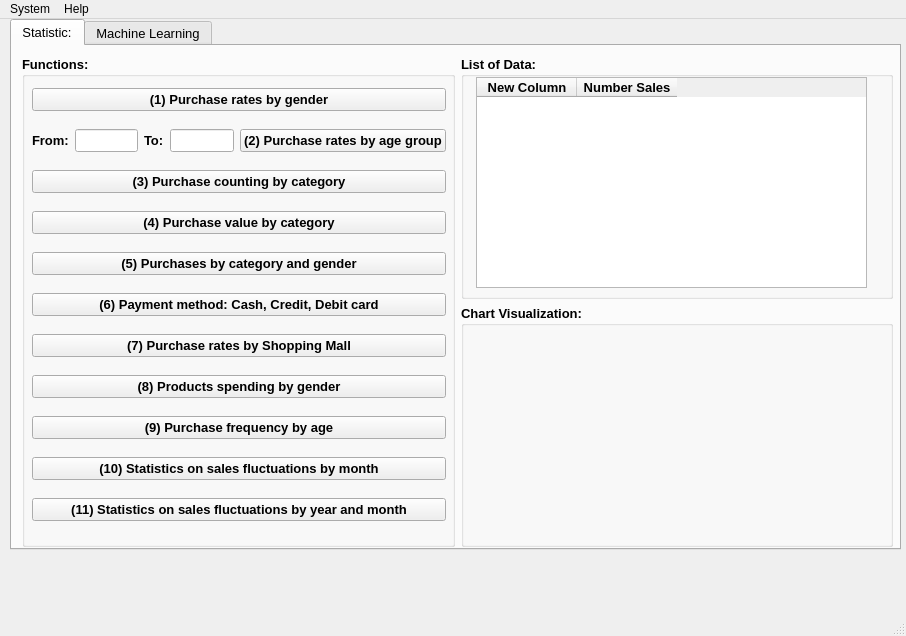
<?xml version="1.0" encoding="UTF-8"?>
<ui version="4.0">
 <class>MainWindow</class>
 <widget class="QMainWindow" name="MainWindow">
  <property name="geometry">
   <rect>
    <x>0</x>
    <y>0</y>
    <width>906</width>
    <height>636</height>
   </rect>
  </property>
  <property name="windowTitle">
   <string>MainWindow</string>
  </property>
  <widget class="QWidget" name="centralwidget">
   <widget class="QTabWidget" name="tabWidget">
    <property name="geometry">
     <rect>
      <x>10</x>
      <y>0</y>
      <width>891</width>
      <height>531</height>
     </rect>
    </property>
    <property name="font">
     <font>
      <pointsize>10</pointsize>
     </font>
    </property>
    <property name="toolTip">
     <string>&lt;html&gt;&lt;head/&gt;&lt;body&gt;&lt;p&gt;Statistics:&lt;/p&gt;&lt;/body&gt;&lt;/html&gt;</string>
    </property>
    <property name="styleSheet">
     <string notr="true">Statistics:</string>
    </property>
    <property name="currentIndex">
     <number>0</number>
    </property>
    <widget class="QWidget" name="tab">
     <attribute name="title">
      <string>Statistic:</string>
     </attribute>
     <widget class="QWidget" name="gridLayoutWidget">
      <property name="geometry">
       <rect>
        <x>10</x>
        <y>10</y>
        <width>871</width>
        <height>491</height>
       </rect>
      </property>
      <layout class="QGridLayout" name="gridLayout">
       <item row="1" column="1">
        <widget class="QGroupBox" name="groupBox_4">
         <property name="font">
          <font>
           <pointsize>10</pointsize>
           <weight>75</weight>
           <bold>true</bold>
          </font>
         </property>
         <property name="title">
          <string>Chart Visualization:</string>
         </property>
         <widget class="QWidget" name="verticalLayoutWidget_2">
          <property name="geometry">
           <rect>
            <x>0</x>
            <y>20</y>
            <width>411</width>
            <height>211</height>
           </rect>
          </property>
          <layout class="QVBoxLayout" name="verticalLayoutPlot"/>
         </widget>
        </widget>
       </item>
       <item row="0" column="1">
        <widget class="QGroupBox" name="groupBox_3">
         <property name="font">
          <font>
           <pointsize>10</pointsize>
           <weight>75</weight>
           <bold>true</bold>
          </font>
         </property>
         <property name="title">
          <string>List of Data:</string>
         </property>
         <widget class="QTableWidget" name="tableWidgetStatistic">
          <property name="geometry">
           <rect>
            <x>15</x>
            <y>21</y>
            <width>391</width>
            <height>211</height>
           </rect>
          </property>
          <property name="font">
           <font>
            <pointsize>10</pointsize>
           </font>
          </property>
          <column>
           <property name="text">
            <string>New Column</string>
           </property>
          </column>
          <column>
           <property name="text">
            <string>Number Sales</string>
           </property>
          </column>
         </widget>
        </widget>
       </item>
       <item row="0" column="0" rowspan="2">
        <widget class="QGroupBox" name="groupBox">
         <property name="font">
          <font>
           <pointsize>10</pointsize>
           <weight>75</weight>
           <bold>true</bold>
          </font>
         </property>
         <property name="title">
          <string>Functions:</string>
         </property>
         <widget class="QWidget" name="verticalLayoutWidget">
          <property name="geometry">
           <rect>
            <x>10</x>
            <y>20</y>
            <width>414</width>
            <height>461</height>
           </rect>
          </property>
          <layout class="QVBoxLayout" name="verticalLayoutFunctions">
           <item>
            <widget class="QPushButton" name="pushButtonPurchaseRatesByGender">
             <property name="font">
              <font>
               <pointsize>10</pointsize>
              </font>
             </property>
             <property name="text">
              <string>(1) Purchase rates by gender</string>
             </property>
             <property name="icon">
              <iconset>
               <normaloff>../Images/ic_statistic_gender.png</normaloff>../Images/ic_statistic_gender.png</iconset>
             </property>
            </widget>
           </item>
           <item>
            <layout class="QHBoxLayout" name="horizontalLayout_2">
             <item>
              <widget class="QLabel" name="label_2">
               <property name="font">
                <font>
                 <pointsize>10</pointsize>
                </font>
               </property>
               <property name="text">
                <string>From:</string>
               </property>
              </widget>
             </item>
             <item>
              <widget class="QLineEdit" name="lineEditFromAge">
               <property name="font">
                <font>
                 <pointsize>10</pointsize>
                </font>
               </property>
              </widget>
             </item>
             <item>
              <widget class="QLabel" name="label">
               <property name="font">
                <font>
                 <pointsize>10</pointsize>
                </font>
               </property>
               <property name="text">
                <string>To:</string>
               </property>
              </widget>
             </item>
             <item>
              <widget class="QLineEdit" name="lineEditToAge">
               <property name="font">
                <font>
                 <pointsize>10</pointsize>
                </font>
               </property>
              </widget>
             </item>
             <item>
              <widget class="QPushButton" name="pushButtonPurchaseRatesByAgeGroup">
               <property name="font">
                <font>
                 <pointsize>10</pointsize>
                </font>
               </property>
               <property name="layoutDirection">
                <enum>Qt::LeftToRight</enum>
               </property>
               <property name="text">
                <string>(2) Purchase rates by age group</string>
               </property>
               <property name="icon">
                <iconset>
                 <normaloff>../Images/ic_statistic_age.png</normaloff>../Images/ic_statistic_age.png</iconset>
               </property>
              </widget>
             </item>
            </layout>
           </item>
           <item>
            <widget class="QPushButton" name="pushButtonPurchaseCountingByCategory">
             <property name="font">
              <font>
               <pointsize>10</pointsize>
              </font>
             </property>
             <property name="text">
              <string>(3) Purchase counting by category</string>
             </property>
             <property name="icon">
              <iconset>
               <normaloff>../Images/ic_statistic_category.png</normaloff>../Images/ic_statistic_category.png</iconset>
             </property>
            </widget>
           </item>
           <item>
            <widget class="QPushButton" name="pushButtonPurchaseValueByCategory">
             <property name="font">
              <font>
               <pointsize>10</pointsize>
              </font>
             </property>
             <property name="text">
              <string>(4) Purchase value by category</string>
             </property>
             <property name="icon">
              <iconset>
               <normaloff>../Images/ic_statistic_cate_value.png</normaloff>../Images/ic_statistic_cate_value.png</iconset>
             </property>
            </widget>
           </item>
           <item>
            <widget class="QPushButton" name="pushButtonPurchaseByCategoryAndGender">
             <property name="font">
              <font>
               <pointsize>10</pointsize>
              </font>
             </property>
             <property name="text">
              <string>(5) Purchases by category and gender</string>
             </property>
             <property name="icon">
              <iconset>
               <normaloff>../Images/ic_statistic_cate_gender.png</normaloff>../Images/ic_statistic_cate_gender.png</iconset>
             </property>
            </widget>
           </item>
           <item>
            <widget class="QPushButton" name="pushButtonPaymentMethod">
             <property name="font">
              <font>
               <pointsize>10</pointsize>
              </font>
             </property>
             <property name="text">
              <string>(6) Payment method: Cash, Credit, Debit card</string>
             </property>
             <property name="icon">
              <iconset>
               <normaloff>../Images/ic_statistic_payment.png</normaloff>../Images/ic_statistic_payment.png</iconset>
             </property>
            </widget>
           </item>
           <item>
            <widget class="QPushButton" name="pushButtonPurchaseRatesByShoppingMall">
             <property name="font">
              <font>
               <pointsize>10</pointsize>
              </font>
             </property>
             <property name="text">
              <string>(7) Purchase rates by Shopping Mall</string>
             </property>
             <property name="icon">
              <iconset>
               <normaloff>../Images/ic_statistic_shopping_mall.png</normaloff>../Images/ic_statistic_shopping_mall.png</iconset>
             </property>
            </widget>
           </item>
           <item>
            <widget class="QPushButton" name="pushButtonProductSpendingByGender">
             <property name="font">
              <font>
               <pointsize>10</pointsize>
              </font>
             </property>
             <property name="text">
              <string>(8) Products spending by gender</string>
             </property>
             <property name="icon">
              <iconset>
               <normaloff>../Images/ic_statistic_spending_gender.png</normaloff>../Images/ic_statistic_spending_gender.png</iconset>
             </property>
            </widget>
           </item>
           <item>
            <widget class="QPushButton" name="pushButtonPurchaseFrequenceByAge">
             <property name="font">
              <font>
               <pointsize>10</pointsize>
              </font>
             </property>
             <property name="text">
              <string>(9) Purchase frequency by age</string>
             </property>
             <property name="icon">
              <iconset>
               <normaloff>../Images/ic_statistic_frequence_age.png</normaloff>../Images/ic_statistic_frequence_age.png</iconset>
             </property>
            </widget>
           </item>
           <item>
            <widget class="QPushButton" name="pushButtonSalesFluctuationsByMonth">
             <property name="font">
              <font>
               <pointsize>10</pointsize>
              </font>
             </property>
             <property name="text">
              <string>(10) Statistics on sales fluctuations by month</string>
             </property>
             <property name="icon">
              <iconset>
               <normaloff>../Images/ic_statistic_sales_monthly.png</normaloff>../Images/ic_statistic_sales_monthly.png</iconset>
             </property>
            </widget>
           </item>
           <item>
            <widget class="QPushButton" name="pushButtonSalesFlucuationsByYearAndMonth">
             <property name="font">
              <font>
               <pointsize>10</pointsize>
              </font>
             </property>
             <property name="text">
              <string>(11) Statistics on sales fluctuations by year and month</string>
             </property>
             <property name="icon">
              <iconset>
               <normaloff>../Images/ic_statistic_sales_yearly_monthly.png</normaloff>../Images/ic_statistic_sales_yearly_monthly.png</iconset>
             </property>
            </widget>
           </item>
          </layout>
         </widget>
        </widget>
       </item>
      </layout>
     </widget>
    </widget>
    <widget class="QWidget" name="tab_2">
     <attribute name="title">
      <string>Machine Learning</string>
     </attribute>
     <widget class="QGroupBox" name="groupBox_2">
      <property name="geometry">
       <rect>
        <x>10</x>
        <y>20</y>
        <width>471</width>
        <height>111</height>
       </rect>
      </property>
      <property name="font">
       <font>
        <pointsize>10</pointsize>
        <weight>75</weight>
        <bold>true</bold>
       </font>
      </property>
      <property name="title">
       <string>1. Choose Independent and Dependent variables</string>
      </property>
      <widget class="QRadioButton" name="radioButtonGenderAge">
       <property name="geometry">
        <rect>
         <x>20</x>
         <y>20</y>
         <width>261</width>
         <height>17</height>
        </rect>
       </property>
       <property name="font">
        <font>
         <pointsize>10</pointsize>
        </font>
       </property>
       <property name="text">
        <string>Gender, Age =&gt; Price</string>
       </property>
      </widget>
      <widget class="QRadioButton" name="radioButtonGenderAgePayment">
       <property name="geometry">
        <rect>
         <x>20</x>
         <y>40</y>
         <width>261</width>
         <height>17</height>
        </rect>
       </property>
       <property name="font">
        <font>
         <pointsize>10</pointsize>
        </font>
       </property>
       <property name="text">
        <string>Gender, Age, Payment Method =&gt; Price</string>
       </property>
      </widget>
     </widget>
     <widget class="QGroupBox" name="groupBox_7">
      <property name="geometry">
       <rect>
        <x>10</x>
        <y>160</y>
        <width>471</width>
        <height>91</height>
       </rect>
      </property>
      <property name="font">
       <font>
        <pointsize>10</pointsize>
        <weight>75</weight>
        <bold>true</bold>
       </font>
      </property>
      <property name="title">
       <string>2. Train Model</string>
      </property>
      <widget class="QLabel" name="label_3">
       <property name="geometry">
        <rect>
         <x>20</x>
         <y>30</y>
         <width>71</width>
         <height>16</height>
        </rect>
       </property>
       <property name="font">
        <font>
         <pointsize>10</pointsize>
        </font>
       </property>
       <property name="text">
        <string>Test Size:</string>
       </property>
      </widget>
      <widget class="QLabel" name="label_5">
       <property name="geometry">
        <rect>
         <x>20</x>
         <y>60</y>
         <width>91</width>
         <height>16</height>
        </rect>
       </property>
       <property name="font">
        <font>
         <pointsize>10</pointsize>
        </font>
       </property>
       <property name="text">
        <string>Random State:</string>
       </property>
      </widget>
      <widget class="QLineEdit" name="lineEditTestSize">
       <property name="geometry">
        <rect>
         <x>110</x>
         <y>30</y>
         <width>201</width>
         <height>20</height>
        </rect>
       </property>
       <property name="text">
        <string>20</string>
       </property>
      </widget>
      <widget class="QLineEdit" name="lineEditRandomState">
       <property name="geometry">
        <rect>
         <x>110</x>
         <y>60</y>
         <width>231</width>
         <height>20</height>
        </rect>
       </property>
       <property name="text">
        <string>0</string>
       </property>
      </widget>
      <widget class="QLabel" name="label_4">
       <property name="geometry">
        <rect>
         <x>320</x>
         <y>30</y>
         <width>21</width>
         <height>16</height>
        </rect>
       </property>
       <property name="font">
        <font>
         <pointsize>10</pointsize>
        </font>
       </property>
       <property name="text">
        <string>%</string>
       </property>
      </widget>
      <widget class="QPushButton" name="pushButtonTrainModel">
       <property name="geometry">
        <rect>
         <x>350</x>
         <y>42</y>
         <width>111</width>
         <height>31</height>
        </rect>
       </property>
       <property name="font">
        <font>
         <pointsize>10</pointsize>
        </font>
       </property>
       <property name="text">
        <string>Train Model</string>
       </property>
       <property name="icon">
        <iconset>
         <normaloff>../Images/ic_trainmodel.png</normaloff>../Images/ic_trainmodel.png</iconset>
       </property>
      </widget>
     </widget>
     <widget class="QGroupBox" name="groupBox_6">
      <property name="geometry">
       <rect>
        <x>10</x>
        <y>290</y>
        <width>471</width>
        <height>191</height>
       </rect>
      </property>
      <property name="font">
       <font>
        <pointsize>10</pointsize>
        <weight>75</weight>
        <bold>true</bold>
       </font>
      </property>
      <property name="title">
       <string>3. Evaluation</string>
      </property>
      <widget class="QLabel" name="label_7">
       <property name="geometry">
        <rect>
         <x>20</x>
         <y>30</y>
         <width>71</width>
         <height>16</height>
        </rect>
       </property>
       <property name="font">
        <font>
         <pointsize>10</pointsize>
        </font>
       </property>
       <property name="text">
        <string>MAE:</string>
       </property>
      </widget>
      <widget class="QLabel" name="label_8">
       <property name="geometry">
        <rect>
         <x>20</x>
         <y>60</y>
         <width>91</width>
         <height>16</height>
        </rect>
       </property>
       <property name="font">
        <font>
         <pointsize>10</pointsize>
        </font>
       </property>
       <property name="text">
        <string>MSE:</string>
       </property>
      </widget>
      <widget class="QLineEdit" name="lineEditMAE">
       <property name="geometry">
        <rect>
         <x>110</x>
         <y>30</y>
         <width>231</width>
         <height>20</height>
        </rect>
       </property>
      </widget>
      <widget class="QLineEdit" name="lineEditMSE">
       <property name="geometry">
        <rect>
         <x>110</x>
         <y>60</y>
         <width>231</width>
         <height>20</height>
        </rect>
       </property>
      </widget>
      <widget class="QPushButton" name="pushButtonEvaluate">
       <property name="geometry">
        <rect>
         <x>350</x>
         <y>70</y>
         <width>111</width>
         <height>31</height>
        </rect>
       </property>
       <property name="font">
        <font>
         <pointsize>10</pointsize>
        </font>
       </property>
       <property name="text">
        <string>Evaluate</string>
       </property>
       <property name="icon">
        <iconset>
         <normaloff>../Images/ic_evaluate.png</normaloff>../Images/ic_evaluate.png</iconset>
       </property>
      </widget>
      <widget class="QLabel" name="label_9">
       <property name="geometry">
        <rect>
         <x>20</x>
         <y>90</y>
         <width>91</width>
         <height>16</height>
        </rect>
       </property>
       <property name="font">
        <font>
         <pointsize>10</pointsize>
        </font>
       </property>
       <property name="text">
        <string>RMSE:</string>
       </property>
      </widget>
      <widget class="QLineEdit" name="lineEditRMSE">
       <property name="geometry">
        <rect>
         <x>110</x>
         <y>90</y>
         <width>231</width>
         <height>20</height>
        </rect>
       </property>
      </widget>
      <widget class="QLabel" name="label_10">
       <property name="geometry">
        <rect>
         <x>20</x>
         <y>120</y>
         <width>91</width>
         <height>16</height>
        </rect>
       </property>
       <property name="font">
        <font>
         <pointsize>10</pointsize>
        </font>
       </property>
       <property name="text">
        <string>R2_SCORE:</string>
       </property>
      </widget>
      <widget class="QLineEdit" name="lineEditR2SCORE">
       <property name="geometry">
        <rect>
         <x>110</x>
         <y>120</y>
         <width>231</width>
         <height>20</height>
        </rect>
       </property>
      </widget>
     </widget>
     <widget class="QGroupBox" name="groupBox_8">
      <property name="geometry">
       <rect>
        <x>480</x>
        <y>20</y>
        <width>391</width>
        <height>111</height>
       </rect>
      </property>
      <property name="font">
       <font>
        <pointsize>10</pointsize>
        <weight>75</weight>
        <bold>true</bold>
       </font>
      </property>
      <property name="title">
       <string>4. Save Trained Model</string>
      </property>
      <widget class="QLabel" name="label_11">
       <property name="geometry">
        <rect>
         <x>20</x>
         <y>30</y>
         <width>41</width>
         <height>21</height>
        </rect>
       </property>
       <property name="font">
        <font>
         <pointsize>10</pointsize>
        </font>
       </property>
       <property name="text">
        <string>Path:</string>
       </property>
      </widget>
      <widget class="QLineEdit" name="lineEditPath">
       <property name="geometry">
        <rect>
         <x>90</x>
         <y>30</y>
         <width>241</width>
         <height>22</height>
        </rect>
       </property>
      </widget>
      <widget class="QPushButton" name="pushButtonSavePath">
       <property name="geometry">
        <rect>
         <x>340</x>
         <y>30</y>
         <width>41</width>
         <height>21</height>
        </rect>
       </property>
       <property name="text">
        <string>...</string>
       </property>
      </widget>
      <widget class="QPushButton" name="pushButtonSaveModel">
       <property name="geometry">
        <rect>
         <x>150</x>
         <y>60</y>
         <width>111</width>
         <height>31</height>
        </rect>
       </property>
       <property name="font">
        <font>
         <pointsize>10</pointsize>
        </font>
       </property>
       <property name="text">
        <string>Save model</string>
       </property>
       <property name="icon">
        <iconset>
         <normaloff>../Images/ic_savemodel.png</normaloff>../Images/ic_savemodel.png</iconset>
       </property>
      </widget>
     </widget>
     <widget class="QGroupBox" name="groupBox_10">
      <property name="geometry">
       <rect>
        <x>480</x>
        <y>290</y>
        <width>391</width>
        <height>191</height>
       </rect>
      </property>
      <property name="font">
       <font>
        <pointsize>10</pointsize>
        <weight>75</weight>
        <bold>true</bold>
       </font>
      </property>
      <property name="title">
       <string>6. Prediction</string>
      </property>
      <widget class="QLabel" name="label_12">
       <property name="geometry">
        <rect>
         <x>20</x>
         <y>20</y>
         <width>101</width>
         <height>16</height>
        </rect>
       </property>
       <property name="font">
        <font>
         <pointsize>10</pointsize>
        </font>
       </property>
       <property name="text">
        <string>Gender:</string>
       </property>
      </widget>
      <widget class="QLineEdit" name="lineEditGender">
       <property name="geometry">
        <rect>
         <x>130</x>
         <y>20</y>
         <width>241</width>
         <height>22</height>
        </rect>
       </property>
      </widget>
      <widget class="QLineEdit" name="lineEditAge">
       <property name="geometry">
        <rect>
         <x>130</x>
         <y>50</y>
         <width>241</width>
         <height>22</height>
        </rect>
       </property>
      </widget>
      <widget class="QLabel" name="label_13">
       <property name="geometry">
        <rect>
         <x>20</x>
         <y>50</y>
         <width>101</width>
         <height>16</height>
        </rect>
       </property>
       <property name="font">
        <font>
         <pointsize>10</pointsize>
        </font>
       </property>
       <property name="text">
        <string>Age:</string>
       </property>
      </widget>
      <widget class="QLineEdit" name="lineEditPaymentMethod">
       <property name="geometry">
        <rect>
         <x>130</x>
         <y>80</y>
         <width>241</width>
         <height>22</height>
        </rect>
       </property>
      </widget>
      <widget class="QLabel" name="label_14">
       <property name="geometry">
        <rect>
         <x>20</x>
         <y>80</y>
         <width>101</width>
         <height>16</height>
        </rect>
       </property>
       <property name="font">
        <font>
         <pointsize>10</pointsize>
        </font>
       </property>
       <property name="text">
        <string>Payment Method:</string>
       </property>
      </widget>
      <widget class="QLineEdit" name="lineEditPredictedPrice">
       <property name="geometry">
        <rect>
         <x>130</x>
         <y>150</y>
         <width>241</width>
         <height>22</height>
        </rect>
       </property>
      </widget>
      <widget class="QLabel" name="label_15">
       <property name="geometry">
        <rect>
         <x>20</x>
         <y>150</y>
         <width>101</width>
         <height>16</height>
        </rect>
       </property>
       <property name="font">
        <font>
         <pointsize>10</pointsize>
        </font>
       </property>
       <property name="text">
        <string>Predicted Price:</string>
       </property>
      </widget>
      <widget class="QPushButton" name="pushButtonPredict">
       <property name="geometry">
        <rect>
         <x>190</x>
         <y>110</y>
         <width>111</width>
         <height>31</height>
        </rect>
       </property>
       <property name="font">
        <font>
         <pointsize>10</pointsize>
        </font>
       </property>
       <property name="text">
        <string>Predict</string>
       </property>
       <property name="icon">
        <iconset>
         <normaloff>../Images/ic_prediction.png</normaloff>../Images/ic_prediction.png</iconset>
       </property>
      </widget>
     </widget>
     <widget class="QGroupBox" name="groupBox_9">
      <property name="geometry">
       <rect>
        <x>480</x>
        <y>160</y>
        <width>391</width>
        <height>91</height>
       </rect>
      </property>
      <property name="font">
       <font>
        <pointsize>10</pointsize>
        <weight>75</weight>
        <bold>true</bold>
       </font>
      </property>
      <property name="title">
       <string>5. Load trained Model</string>
      </property>
      <widget class="QLineEdit" name="lineEditLocationLoadTrainedModel">
       <property name="geometry">
        <rect>
         <x>130</x>
         <y>40</y>
         <width>241</width>
         <height>21</height>
        </rect>
       </property>
      </widget>
      <widget class="QPushButton" name="pushButtonLoadModel">
       <property name="geometry">
        <rect>
         <x>10</x>
         <y>30</y>
         <width>111</width>
         <height>41</height>
        </rect>
       </property>
       <property name="font">
        <font>
         <pointsize>10</pointsize>
        </font>
       </property>
       <property name="text">
        <string>Load Model</string>
       </property>
       <property name="icon">
        <iconset>
         <normaloff>../Images/ic_loadmodel.png</normaloff>../Images/ic_loadmodel.png</iconset>
       </property>
      </widget>
     </widget>
    </widget>
   </widget>
  </widget>
  <widget class="QStatusBar" name="statusbar"/>
  <widget class="QMenuBar" name="menubar">
   <property name="geometry">
    <rect>
     <x>0</x>
     <y>0</y>
     <width>906</width>
     <height>21</height>
    </rect>
   </property>
   <widget class="QMenu" name="menuSystem">
    <property name="title">
     <string>System</string>
    </property>
    <addaction name="actionConnection"/>
    <addaction name="separator"/>
    <addaction name="actionSave_trained_ML_Model"/>
    <addaction name="separator"/>
    <addaction name="actionLoad_trained_ML_Model"/>
    <addaction name="separator"/>
    <addaction name="actionExit"/>
   </widget>
   <widget class="QMenu" name="menuHelp">
    <property name="title">
     <string>Help</string>
    </property>
    <addaction name="actionInstructions"/>
    <addaction name="separator"/>
    <addaction name="actionAbout"/>
   </widget>
   <addaction name="menuSystem"/>
   <addaction name="menuHelp"/>
  </widget>
  <action name="actionConnection">
   <property name="icon">
    <iconset>
     <normaloff>../Images/ic_connection.png</normaloff>../Images/ic_connection.png</iconset>
   </property>
   <property name="text">
    <string>Connect Database</string>
   </property>
  </action>
  <action name="actionSave_trained_ML_Model">
   <property name="icon">
    <iconset>
     <normaloff>../Images/ic_save.png</normaloff>../Images/ic_save.png</iconset>
   </property>
   <property name="text">
    <string>Save trained ML Model</string>
   </property>
  </action>
  <action name="actionLoad_trained_ML_Model">
   <property name="icon">
    <iconset>
     <normaloff>../Images/ic_load.png</normaloff>../Images/ic_load.png</iconset>
   </property>
   <property name="text">
    <string>Load trained ML Model</string>
   </property>
  </action>
  <action name="actionExit">
   <property name="icon">
    <iconset>
     <normaloff>../Images/ic_shutdown.png</normaloff>../Images/ic_shutdown.png</iconset>
   </property>
   <property name="text">
    <string>Exit</string>
   </property>
  </action>
  <action name="actionInstructions">
   <property name="icon">
    <iconset>
     <normaloff>../Images/ic_instruction.png</normaloff>../Images/ic_instruction.png</iconset>
   </property>
   <property name="text">
    <string>Instructions</string>
   </property>
  </action>
  <action name="actionAbout">
   <property name="icon">
    <iconset>
     <normaloff>../Images/ic_about.png</normaloff>../Images/ic_about.png</iconset>
   </property>
   <property name="text">
    <string>About</string>
   </property>
  </action>
 </widget>
 <resources/>
 <connections>
  <connection>
   <sender>actionExit</sender>
   <signal>triggered()</signal>
   <receiver>MainWindow</receiver>
   <slot>close()</slot>
   <hints>
    <hint type="sourcelabel">
     <x>-1</x>
     <y>-1</y>
    </hint>
    <hint type="destinationlabel">
     <x>452</x>
     <y>317</y>
    </hint>
   </hints>
  </connection>
 </connections>
</ui>
